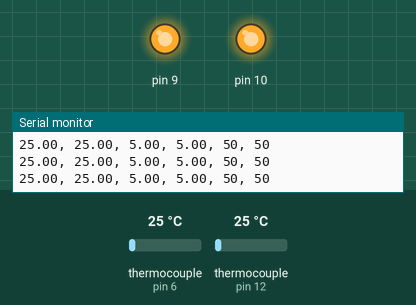
Bench run of a sketch on a simulated Arduino Uno, built with avr-gcc and run on an emulated ATmega328P. Parts: output pins drawn as LEDs (lit = HIGH), the last lines printed to the serial monitor. The test bench sets the inputs (shaded band); at power-on: thermocouple (sensors on pin 6, pin 12) 25 °C.

Above: at 1.3 s.
1.4 s: thermocouple (sensor on pin 6) set to 32 °C
At 2.6 s:
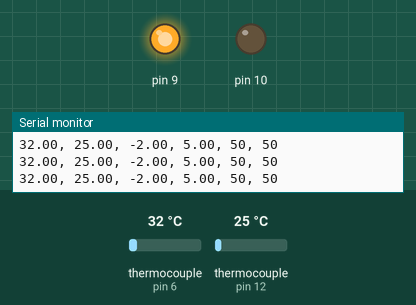
2.9 s: thermocouple (sensor on pin 12) set to 34 °C
At 3.3 s:
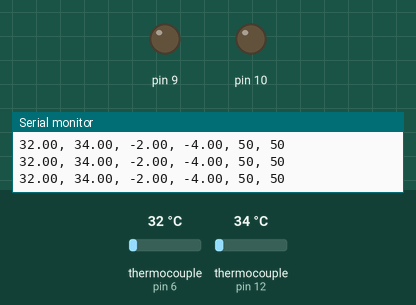
5.9 s: thermocouple (sensor on pin 6) set to 6 °C
At 7.1 s:
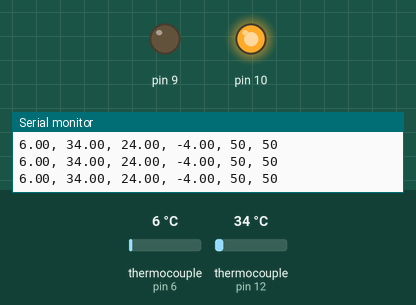
7.4 s: thermocouple (sensor on pin 6) set to 33 °C
At 8.0 s:
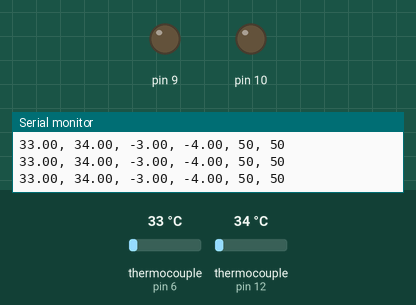
8.9 s: thermocouple (sensor on pin 6) set to 17 °C
At 10.1 s:
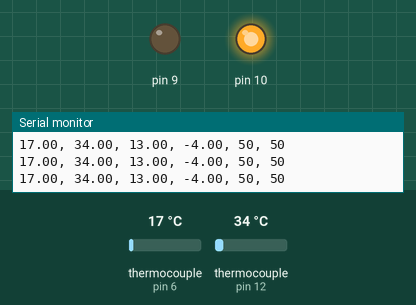
Timing chart, 0 to 11.9 s (numbered marks = the images above; inputs shaded):
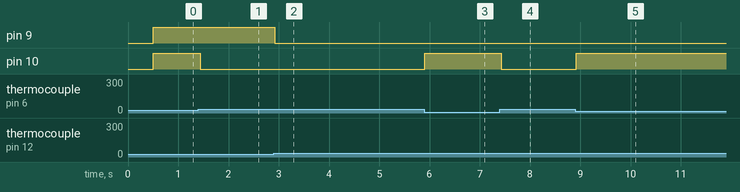

Measured:
- the behaviour switches between 29 and 30 °C on thermocouple (sensor on pin 6) (found by bisection; images 0 and 1)
- the behaviour switches between 29 and 30 °C on thermocouple (sensor on pin 12) (found by bisection; images 1 and 2)
- after the input at 1.4 s, pin 10: HIGH → LOW at once
- after the input at 2.9 s, pin 9: HIGH → LOW at once
- after the input at 5.9 s, pin 10: LOW → HIGH at once
- after the input at 7.4 s, pin 10: HIGH → LOW at once
- after the input at 8.9 s, pin 10: LOW → HIGH at once

The sketch:

all_tests.ino
```cpp
// Test 2
// 5-5-2019
// For:
//	Peltier measurments for both wet and dry tests
//
//	Description: This test runs the hot peltier at a linearly increasing voltage
//		increasing hot peliters tempurature while the cold peliter has no voltage
//		Reads the corrisponding tempurature outputs of both hto and cold sides

#include <Adafruit_MAX31855.h>
int maxDO = 5;
int maxCS = 6;
int maxCLK = 7;
int maxDO2 = 11;
int maxCS2 = 12;
int maxCLK2 = 13;

char hot_target = 25;   // target tempuratures set before running
char cold_target = 25;

//create a max31855 reference and tell it what pin does what
Adafruit_MAX31855 thermoOne(maxCLK, maxCS, maxDO);
Adafruit_MAX31855 thermoTwo(maxCLK2, maxCS2, maxDO2);

int count = 0;
char minV = 0;
char maxV = 255;
char flag = 0;
char test = 0;

//	curr_diff_hot
//		calculates and returns the difference from the target tempurature and the current for hot side
double cur_diff_hot(double hot) {
	double hot_current;
	hot_current = thermoOne.readCelsius();

	return (hot - hot_current);
}

//	curr_diff_cold
//		calculates and returns the difference from the target tempurature and the current for cold side

double cur_diff_cold(double cold) {
	double cold_current;
	cold_current = thermoTwo.readCelsius();

	return (cold - cold_current);
}

//	function get_max
//	returns an appropriate voltage to get smoother tempurature consistancy
double get_maxV(double temp, double type) {
	if ((temp >= 20) && (temp < 25)) {
		return 25;
	}
	else if ((temp >= 25) && (temp < 30)) {
		return 77;
	}
	else if ((temp >= 30) && (temp < 35)) {
		return 50;
	}
	else if ((temp >= 35) && (temp < 40)) {
		if ((type == 1) && (thermoOne.readCelsius() < 30)) {		//if its hot type and not close to target go max voltage 255
			return 255;
		}
		else if ((type == 2) && (thermoTwo.readCelsius() < 30)) {
			return 255;
		}
		else { return 128; }
	}
	else if ((temp >= 40) && (temp < 45)) {
		if ((type == 1) && (thermoOne.readCelsius() < 36)) {		//if its hot type and not close to target go max voltage 255
			return 255;
		}
		else if ((type == 2) && (thermoTwo.readCelsius() < 36)) {
			return 255;
		}
		else { return 143; }
	}
	else if ((temp >= 45) && (temp < 50)) {
		if ((type == 1) && (thermoOne.readCelsius() < 42)) {		//if its hot type and not close to target go max voltage 255
			return 255;
		}
		else if ((type == 2) && (thermoTwo.readCelsius() < 42)) {
			return 255;
		}
		else { return 153; }
	}
	else if ((temp >= 50) && (temp <= 60)) {
		if ((type == 1) && (thermoOne.readCelsius() < 48)) {		//if its hot type and not close to target go max voltage 255
			return 255;
		}
		else if ((type == 2) && (thermoTwo.readCelsius() < 48)) {
			return 255;
		}
		else { return 191; }
	}
	else {
		return 255;
	}
}

//	get_to_target
//	makes peliters get to specified tempuratures
void get_to_target(double hot, double cold) {
	//Serial.println("before while");
	unsigned char hot_maxV = 0;
	unsigned char cold_maxV = 0;
	while ((cur_diff_hot(hot) > 0) || (cur_diff_cold(cold) > 0)) {
		//Serial.println("starting while");
		if (cur_diff_hot(hot) > 0) {
			hot_maxV = get_maxV(hot, 1);
			analogWrite(10, maxV);
			//Serial.println("HOT if not hot");
		}
		else if (cur_diff_hot(hot) <= 0) {
			analogWrite(10, minV);
			//Serial.println("HOT if too hot");
		}
		if (cur_diff_cold(cold) > 0) {
			cold_maxV = get_maxV(hot, 1);
			analogWrite(9, maxV);
			//Serial.println("Cold if not hot");
		}
		else if (cur_diff_cold(cold) <= 0) {
			analogWrite(9, minV);
			//Serial.println("cold if too hot");
		}
		else { Serial.println("error"); }

		//print out to the console
		Serial.print(thermoOne.readCelsius()); //cold
		Serial.print(", ");
		//delay(100);
		Serial.print(thermoTwo.readCelsius()); //hot
		Serial.print(", ");
		Serial.print(cur_diff_hot(hot));
		Serial.print(", ");
		Serial.print(cur_diff_cold(cold));
		Serial.print(", ");
		Serial.print(hot_maxV); //hot
		Serial.print(", ");
		Serial.print(cold_maxV);
		Serial.print("\n");


	}


	while ((cur_diff_hot(hot) < -1) || (cur_diff_cold(cold) < -1)) {
		if (cur_diff_hot(hot) > 0) {
			hot_maxV = get_maxV(hot, 1);
			analogWrite(10, maxV);
			//Serial.println("HOT if not hot");
		}
		else if (cur_diff_hot(hot) <= 0) {
			analogWrite(10, minV);
			//Serial.println("HOT if too hot");
		}
		if (cur_diff_cold(cold) > 0) {
			cold_maxV = get_maxV(hot, 1);
			analogWrite(9, maxV);
			//Serial.println("Cold if not hot");
		}
		else if (cur_diff_cold(cold) <= 0) {
			analogWrite(9, minV);
			//Serial.println("cold if too hot");
		}
		//else { Serial.println("error"); }
		Serial.print(thermoOne.readCelsius()); //cold
		Serial.print(", ");
		//delay(100);
		Serial.print(thermoTwo.readCelsius()); //hot
		Serial.print(", ");
		Serial.print(cur_diff_hot(hot));
		Serial.print(", ");
		Serial.print(cur_diff_cold(cold));
		Serial.print(", ");
		Serial.print(hot_maxV); //hot
		Serial.print(", ");
		Serial.print(cold_maxV);
		Serial.print("\n");

	}

	if (cur_diff_hot(hot) <= 0) {
		analogWrite(10, minV);
		//Serial.println("HOT if too hot");
	}
	if (cur_diff_cold(cold) <= 0) {
		analogWrite(9, minV);
		//Serial.println("Cold if not hot");
	}

	Serial.println("return");
	return;

}


void setup() {
	Serial.begin(9600);
	// The MAX31855 needs a little time to stabilize

	delay(500);
	hot_target = 30;
	cold_target = 30;

	get_to_target(hot_target, cold_target);


	Serial.println("Start Test 1");
	test = 1;

}

void loop() {
	//delay(999);
	unsigned char hot, cold;
	//test for hot inc and cool down

	while (test == 1) {

		if (flag == 0) {
			analogWrite(10, maxV);  //write to the second Mosfet hot
			analogWrite(9, minV);     //write the voltage to the first mosfet cold
		}
		else if (flag == 1) {
			analogWrite(10, minV);  //write to the second Mosfet hot
			analogWrite(9, minV);     //write the voltage to the first mosfet cold
		}

		Serial.print(thermoOne.readCelsius()); //cold
		Serial.print(", ");
		Serial.print(thermoTwo.readCelsius()); //hot
		Serial.println();

		if ((thermoOne.readCelsius() >= 75) && (thermoOne.readCelsius() < 75.5)) {
			flag = 1;
			Serial.println("Cool Down");
		}

		if ((thermoOne.readCelsius() <= 30) && (flag == 1)) {
			Serial.println(" END TEST 1");
			test = 2;
			Serial.println(" Start TEST 2");
			flag = 0;
		}
		delay(800);

	}

	hot = 30;
	cold = 30;
	get_to_target(hot, cold);

	while (test == 2) {

		if (flag == 0) {
			analogWrite(10, maxV);  //write to the second Mosfet hot
			analogWrite(9, maxV);     //write the voltage to the first mosfet cold
		}
		else if (flag == 1) {
			analogWrite(10, minV);  //write to the second Mosfet hot
			analogWrite(9, minV);     //write the voltage to the first mosfet cold
		}

		Serial.print(thermoOne.readCelsius()); //cold
		Serial.print(", ");
		Serial.print(thermoTwo.readCelsius()); //hot
		Serial.println();

		if ((thermoOne.readCelsius() >= 75) && (thermoOne.readCelsius() < 75.5)) {
			//if ((thermoTwo.readCelsius() >= 75)) {
				flag = 1;
				Serial.println("Cool Down");
			//}
		}


		if ((thermoOne.readCelsius() < 30) && (flag == 1)) {
			//if ((thermoTwo.readCelsius() < 30)) {
				Serial.println(" END TEST 2");
				test = 3;

			//}
			delay(800);


		}
	}


		 hot = 50;
		 cold = 30;
		get_to_target(hot, cold);


		Serial.println("start test 3");
		hot_target = 75;
		cold_target = 50;
		get_to_target(hot_target, cold_target);


		Serial.println("Cool Down");

		while (1) {
			analogWrite(9, minV);
			analogWrite(10, minV);

			Serial.print(thermoOne.readCelsius()); //cold
			Serial.print(", ");
			Serial.print(thermoTwo.readCelsius()); //hot
			Serial.print("\n");

			if ((thermoOne.readCelsius() <= 30) && (thermoTwo.readCelsius() <= 30)) {
				Serial.println("End test 3");
				break;

			}

			delay(900);

		}

		/*
		unsigned char hot = 30;
		unsigned char cold = 30;

		get_to_target(hot, cold);
		//Serial.println("looped");
		Serial.print(thermoOne.readCelsius()); //cold
		Serial.print(", ");
		//delay(100);
		Serial.print(thermoTwo.readCelsius()); //hot
		Serial.print("\n");


		*/


	}
```
